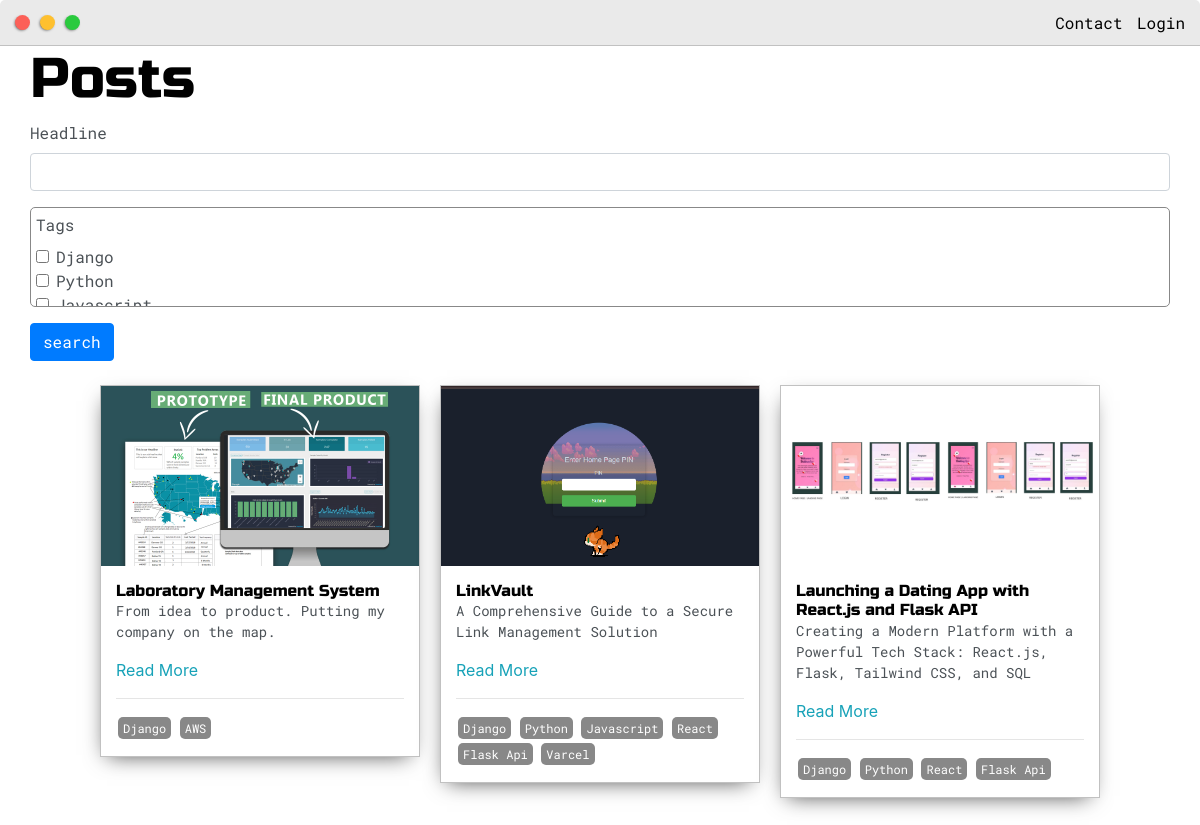
/posts/, run on the app's committed database.
### base/models.py (models this page shows, shortened)
class Post(models.Model):
	headline = models.CharField(max_length=200)
	sub_headline = models.CharField(max_length=200, null=True, blank=True)
	thumbnail = models.ImageField(null=True, blank=True, upload_to="images", default="/images/placeholder.png")
	body = RichTextUploadingField(null=True, blank=True)
	created = models.DateTimeField(auto_now_add=True)
	active = models.BooleanField(default=False)
	featured = models.BooleanField(default=False)
	tags = models.ManyToManyField(Tag)
	slug = models.SlugField(null=True, blank=True)

class Tag(models.Model):
	name = models.CharField(max_length=200)
	def __str__(self):
		return self.name

### base/views.py (the view)
# urls.py: path('posts/', views.posts, name="posts"),
def posts(request):
	posts = Post.objects.filter(active=True)
	myFilter = PostFilter(request.GET, queryset=posts)
	posts = myFilter.qs
	page = request.GET.get('page')
	paginator = Paginator(posts, 5)
	try:
		posts = paginator.page(page)
	except PageNotAnInteger:
		posts = paginator.page(1)
	except EmptyPage:
		posts = paginator.page(paginator.num_pages)
	context = {'posts':posts, 'myFilter':myFilter}
	return render(request, 'base/posts.html', context)

### base/templates/base/posts.html (shortened to what this page needs)
{% extends 'base/main.html' %}
{% load static %}
{% load crispy_forms_tags %}
{% block content %}
<div class="main-container">
	<h1>Posts</h1>
	<form id="searchForm" method="GET">
		{{myFilter.form|crispy}}
		<input class="btn btn-primary" type="submit" value="search">
	</form>
	<br>
	<div class="post-wrapper">
		{% for post in posts %}
		<div>
			<div class="post">
				<img class="thumbnail" src="{{post.thumbnail.url}}">
				<div class="post-preview">
					<h6 class="post-title">{{post.headline}}</h6>
					<p class="post-intro">{{post.sub_headline}}</p>
					<a href="{% url 'post' post.slug %}">Read More</a>
					<hr>
					{% for tag in post.tags.all %}
						<span class="tag">{{tag}}</span>
					{% endfor %}
				</div>
			</div>
		</div>
		{% empty %}
			<h3>No posts found...</h3>
		{% endfor %}
	</div>
</div>
{% endblock content %}

### base/templates/base/main.html (shortened to what this page needs)
<!DOCTYPE html>
{% load static %}
<html>
<head>
	<link rel="stylesheet" href="https://maxcdn.bootstrapcdn.com/bootstrap/4.0.0/css/bootstrap.min.css">
	<link rel="stylesheet" type="text/css" href="{% static 'css/default.css' %}">
</head>
<body>
	{% include 'base/navbar.html' %}
	{% block content %}{% endblock content %}
</body>
</html>

### base/templates/base/navbar.html (shortened to what this page needs)
{% load static %}
<div class="nav-wrapper">
	<a href="{% url 'home' %}">
		<div class="dots-wrapper">
			<div id="dot-1" class="browser-dot"></div>
			<div id="dot-2" class="browser-dot"></div>
			<div id="dot-3" class="browser-dot"></div>
		</div>
	</a>
	<ul id="navigation">
		<li><a href="{% url 'home' %}#contact">Contact</a></li>
		{% if request.user.is_authenticated %}
			<li><a href="{% url 'account' %}"> Account</a></li>
			<li><a href="{% url 'logout' %}">Logout</a></li>
		{% else %}
			<li><a href="{% url 'login' %}">Login</a></li>
		{% endif %}
	</ul>
</div>

### static/css/default.css (style rules this page uses)
:root { --mainColor:#eaeaea; --secondaryColor:#fff; --borderColor:#c1c1c1; --mainText:black; --secondaryText:#4b5156; --themeDotBorder:#24292e; --previewBg:rgb(251, 249, 243, 0.8); --previewShadow:#f0ead6; --buttonColor:black; }
html, body { padding: 0; margin: 0; scroll-behavior: smooth; }
body * { transition: 0.3s; }
h1, h2, h3, h4, h5, h6, strong { color: var(--mainText); font-family: 'Russo One', sans-serif; font-weight: 500; }
p, li, span, label, input, textarea { color: var(--secondaryText); font-family: 'Roboto Mono', monospace; }
a { text-decoration: none; color:#17a2b8; }
ul { list-style: none; }
h1 { font-size: 56px; }
h6 { font-size: 16px; }
.main-container { width: 1200px; margin: 0 auto; }
.nav-wrapper { border-radius:5px 5px 0 0; grid-area:nav-wrapper; border-bottom: 1px solid var(--borderColor); display: flex; justify-content: space-between; align-items: center; background-color: var(--mainColor); }
#navigation a { color:var(--mainText); }
#navigation { margin:0; padding: 10px; }
#navigation li { display: inline-block; margin-right: 5px; margin-left:5px; }
.dots-wrapper { display: flex; padding: 10px; }
#dot-1 { background-color: #FC6058; }
#dot-2 { background-color: #FEC02F; }
#dot-3 { background-color: #2ACA3E; }
.browser-dot { background-color: black; height: 15px; width: 15px; border-radius: 50%; margin: 5px; -webkit-box-shadow: -1px 1px 3px -1px rgba(0,0,0,0.75); -moz-box-shadow: -1px 1px 3px -1px rgba(0,0,0,0.75); box-shadow: -1px 1px 3px -1px rgba(0,0,0,0.75); }
.post-wrapper { display: grid; grid-template-columns: repeat(auto-fit, 320px); gap:20px; justify-content: center; padding-bottom: 50px; }
.post { border:1px solid var(--borderColor); -webkit-box-shadow: -2px 7px 21px -9px rgba(0,0,0,0.75); -moz-box-shadow: -2px 7px 21px -9px rgba(0,0,0,0.75); box-shadow: -2px 7px 21px -9px rgba(0,0,0,0.75); }
.thumbnail { display: block; width: 100%; height:180px; object-fit: cover; }
.post-preview { background-color: #fff; padding:15px; }
.post-title { color:black; margin: 0; }
.post-intro { color:#4b5156; font-size: 14px; }
.tag { display:inline-block; color:#fff; background-color: #888; border-radius: 5px; margin: 2px; padding: 2px 5px; font-size: 12px; }
@media screen and (max-width: 1200px) { .main-container { width: 95%; } }

### base/templates/base/posts.html (style rules this page uses)
#div_id_tags, #id_tags { overflow-y: scroll; max-height: 100px; border-radius: 5px; padding: 5px; border:1px solid #888; }

### data on the page
Post: thumbnail (picture), headline "Laboratory Management System", sub_headline "From idea to product. Putting my company on the map."
Tag: name "Django"
Tag: name "AWS"
Post: thumbnail (picture), headline "LinkVault", sub_headline "A Comprehensive Guide to a Secure Link Management Solution"
Tag: name "Python"
Tag: name "Javascript"
Tag: name "React"
Tag: name "Flask Api"
Tag: name "Varcel"
Post: thumbnail (picture), headline "Launching a Dating App with React.js and Flask API", sub_headline "Creating a Modern Platform with a Powerful Tech Stack: React.js, Flask, Tailwind CSS, and SQL"
